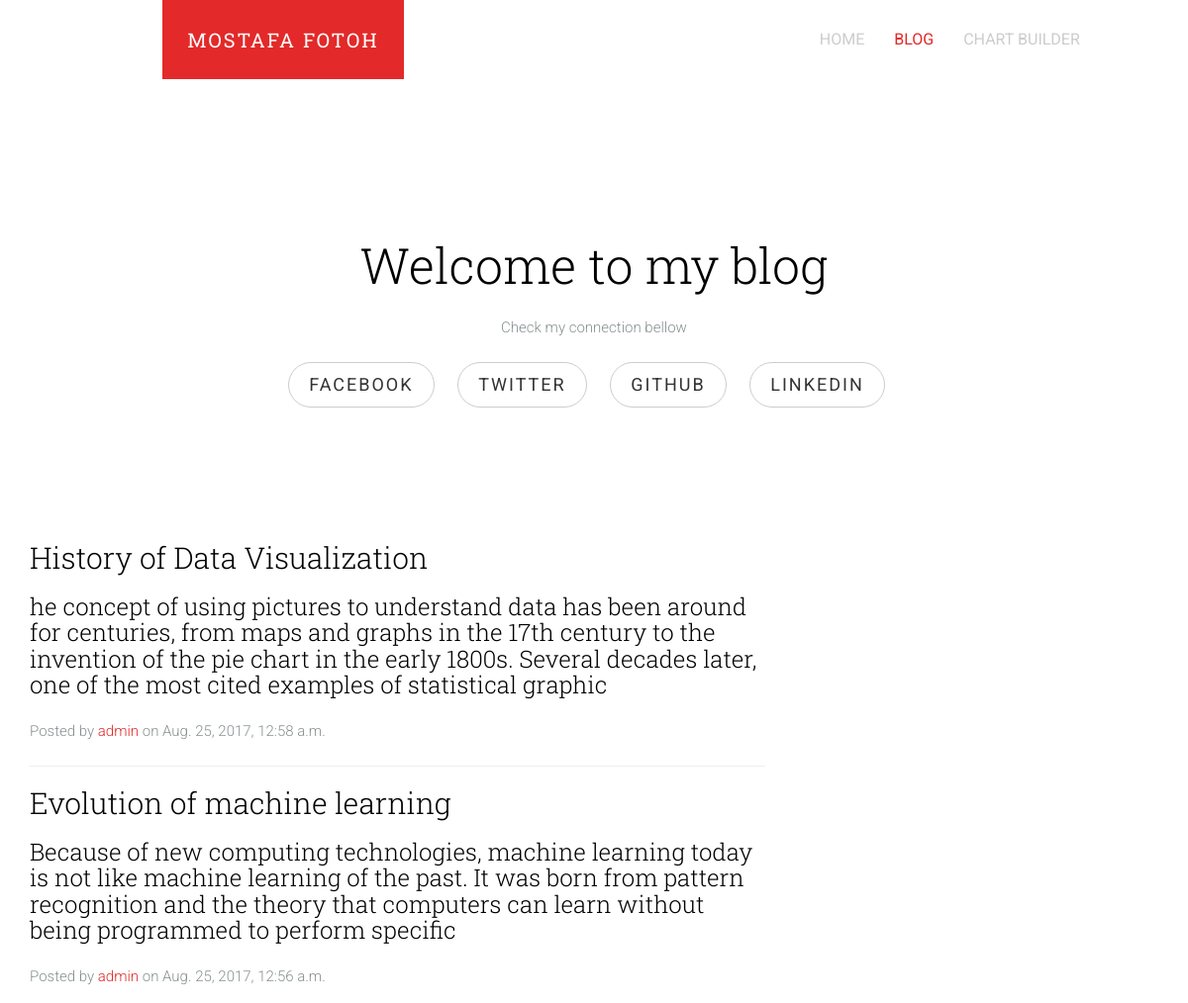
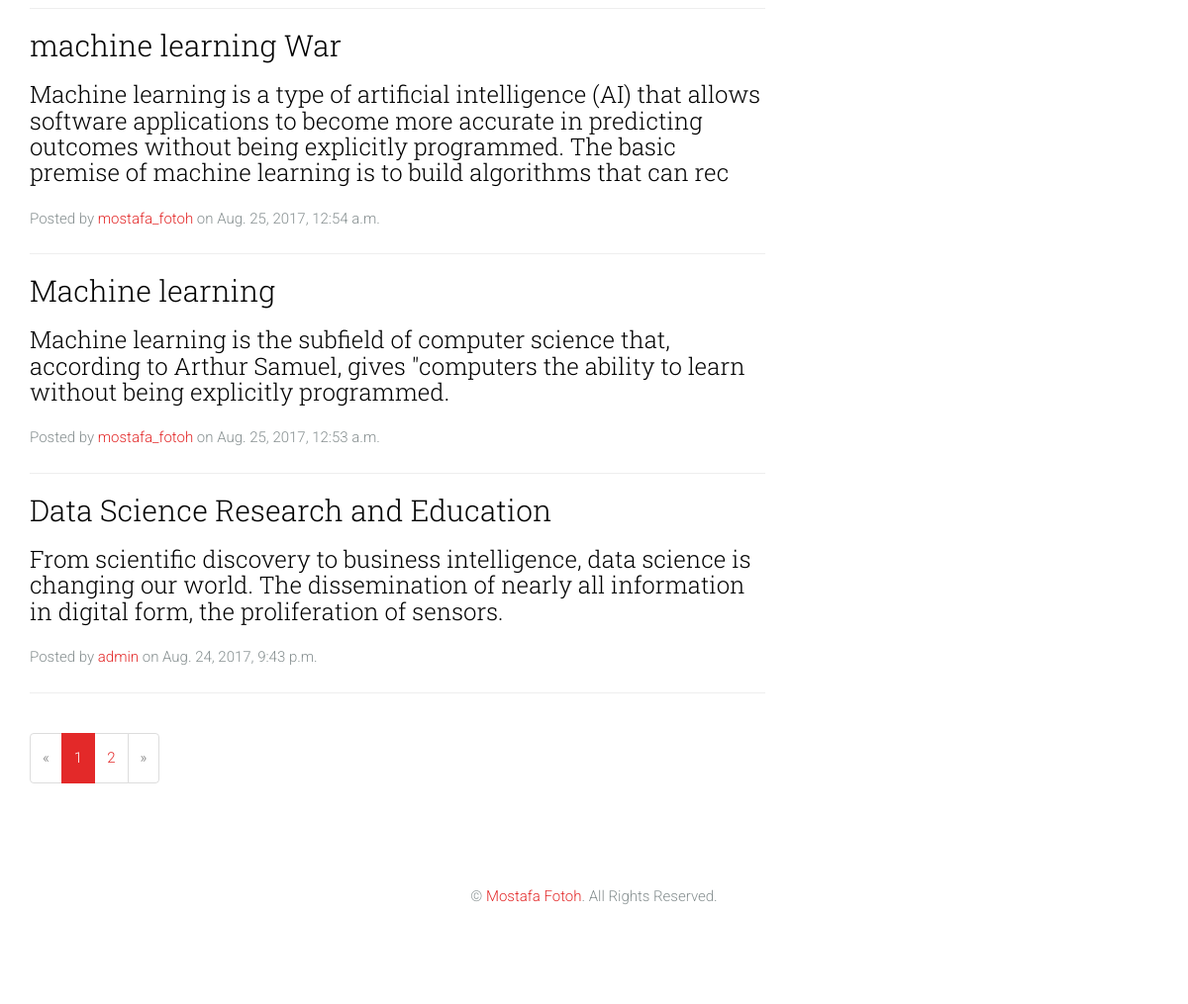
Screenshot of /blog/ with the database file from the repository (2 pictures, top to bottom).
### blog/models.py (models this page shows, shortened)
class Post(models.Model):
    STATUS_CHOICES = (
        ('draft','Draft'),
        ('published','Published'),
    )
    title = models.CharField(max_length = 250)
    slug = models.SlugField(max_length = 250,unique_for_date='publish')
    author = models.ForeignKey(User,related_name='blog_posts')
    intro = models.TextField(max_length=250,default="")
    body = FroalaField()
    publish = models.DateTimeField(default=timezone.now)
    created = models.DateTimeField(auto_now_add=True)
    updated = models.DateTimeField(auto_now=True)
    status = models.CharField(max_length=10,choices=STATUS_CHOICES,default='draft')
    objects = models.Manager()
    published = PublishedManager()
    class Meta :
        ordering=('-publish',)
    def get_absolute_url(self):
        return reverse('blog:post_detail',args=[self.publish.year,
                                                self.publish.strftime('%m'),
                                                self.publish.strftime('%d'),
                                                self.slug
                                                ])

### blog/views.py (the view)
def post_list(request):
    object_list = Post.published.all()
    paginator = Paginator(object_list,5)
    page = request.GET.get('page', 1)
    try:
        posts = paginator.page(page)
    except PageNotAnInteger:
        posts = paginator.page(1)
    except EmptyPage:
        posts = paginator.page(paginator.num_pages)
    return render (request,'blog.html',{'page': page ,'posts':posts})

### blog/models.py (called while the page is built)
    def get_queryset(self):
        return super(PublishedManager,self).get_queryset().filter(status='published')

### templates/blog.html (shortened to what this page needs)
<!DOCTYPE html>
{% load staticfiles %}
<html class="no-js">
<head>
	<link rel="stylesheet" href="{% static 'css/animate.css' %}">
	<link rel="stylesheet" href="{% static 'css/icomoon.css' %}">
	<link rel="stylesheet" href="{% static 'css/simple-line-icons.css' %}">
	<link rel="stylesheet" href="{% static 'css/style.css' %}">
</head>
<body>
	<header id="fh5co-header" role="banner">
		<nav class="navbar navbar-default" role="navigation">
			<div class="container">
				<div class="row">
					<div class="col-md-10 col-md-offset-1">
						<div class="navbar-header">
							<a class="navbar-brand" href="{% url 'index' %}">Mostafa Fotoh</a>
						</div>
						<div id="fh5co-navbar" class="navbar-collapse collapse">
							<ul class="nav navbar-nav navbar-right">
								<li><a href="{% url 'index' %}"><span>Home </span></a></li>
								<li class="active"><a href="{% url 'blog:blog' %}"><span>Blog</span></a></li>
								<li><a href="#"><span>Chart Builder</span></a></li>
							</ul>
						</div>
					</div>
				</div>
			</div>
		</nav>
	</header>
	<div id="fh5co-main">
		<div class="fh5co-intro text-center">
			<div class="container">
				<div class="row">
					<div class="col-md-8 col-md-offset-2">
						<h1 class="intro-lead">Welcome to my blog</h1>
						<p class="">Check my connection bellow </p>
						<ul class="list-inline intro-social-buttons">
							<li>
								<a href="https://www.facebook.com/mostafa.foto7" class="btn btn-default btn-lg"> <span class="network-name">Facebook</span></a>
							</li>
							<li>
								<a href="https://twitter.com/FotohMostafa" class="btn btn-default btn-lg"> <span class="network-name">Twitter</span></a>
							</li>
							<li>
								<a href="https://github.com/mostafafotoh" class="btn btn-default btn-lg"> <span class="network-name">Github</span></a>
							</li>
							<li>
								<a href="https://www.linkedin.com/in/mostafa-fotoh/" class="btn btn-default btn-lg"> <span class="network-name">Linkedin</span></a>
							</li>
						</ul>
					</div>
				</div>
			</div>
		</div>
		<div class="container">
			<div class="row">
				<div class="col-lg-8 col-md-10 mx-auto">
					{% for post in posts %}
					<div class="post-preview">
						<a href="{{ post.get_absolute_url }}">
							<h2 class="post-title">
								{{post.title}}
							</h2>
							<h3 class="post-subtitle">
								{{post.intro}}
							</h3>
						</a>
						<p class="post-meta">Posted by
							<a href="#">{{post.author}}</a> on {{post.publish}}</p>
					</div>
					<hr> {% endfor %}
					<div class="clearfix">
						{% if posts.has_other_pages %}
						<ul class="pagination">
							{% if posts.has_previous %}
							<li><a href="?page={{ posts.previous_page_number }}">&laquo;</a></li>
							{% else %}
							<li class="disabled"><span>&laquo;</span></li>
							{% endif %} {% for i in posts.paginator.page_range %} {% if posts.number == i %}
							<li class="active"><span>{{ i }} <span class="sr-only">(current)</span></span>
							</li>
							{% else %}
							<li><a href="?page={{ i }}">{{ i }}</a></li>
							{% endif %} {% endfor %} {% if users.has_next %}
							<li><a href="?page={{ posts.next_page_number }}">&raquo;</a></li>
							{% else %}
							<li class="disabled"><span>&raquo;</span></li>
							{% endif %} {% endif %}
					</div>
				</div>
			</div>
		</div>
	</div>
	<footer id="fh5co-footer">
		<div class="container">
			<div class="row">
				<div class="col-md-10 col-md-offset-1 text-center">
					<p>&copy; <a href="#">Mostafa Fotoh</a>. All Rights Reserved. </p>
				</div>
			</div>
		</div>
	</footer>
</body>
</html>

### rows the page displays
Post: title "History of Data Visualization", intro "he concept of using pictures to understand data has been around for centuries, from maps and graphs in the 17th century to the invention of the pie chart in the early 1800s. Several decades later, one of the most cited examples of statistical graphic", author "admin", publish "Aug. 25, 2017, 12:58 a.m."
Post: title "Evolution of machine learning", intro "Because of new computing technologies, machine learning today is not like machine learning of the past. It was born from pattern recognition and the theory that computers can learn without being programmed to perform specific", author "admin", publish "Aug. 25, 2017, 12:56 a.m."
Post: title "machine learning War", intro "Machine learning is a type of artificial intelligence (AI) that allows software applications to become more accurate in predicting outcomes without being explicitly programmed. The basic premise of machine learning is to build algorithms that can rec", author "mostafa_fotoh", publish "Aug. 25, 2017, 12:54 a.m."
Post: title "Machine learning", intro "Machine learning is the subfield of computer science that, according to Arthur Samuel, gives \"computers the ability to learn without being explicitly programmed.", author "mostafa_fotoh", publish "Aug. 25, 2017, 12:53 a.m."
Post: title "Data Science Research and Education", intro "From scientific discovery to business intelligence, data science is changing our world. The dissemination of nearly all information in digital form, the proliferation of sensors.", author "admin", publish "Aug. 24, 2017, 9:43 p.m."

### other values shown
{{ i }} "1"
{{ i }} "2"
